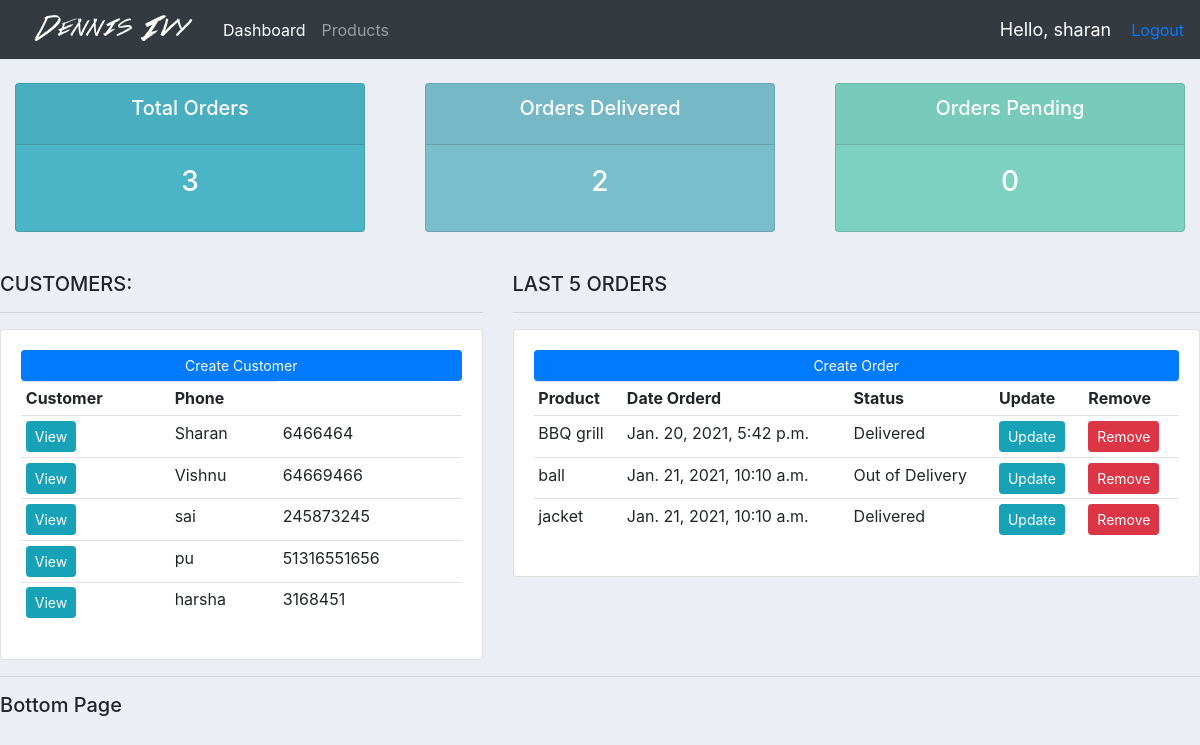
The app's page / (signed in) with its own data.
### accounts/models.py (models this page shows, shortened)
class Customer(models.Model):
    name = models.CharField(max_length=200, null=True) #(blank=True) raises IntegrityError if blank
    phone = models.CharField(max_length=200,null=True) #(null=True) NULL allowed, but will never be set as NULL
    email = models.CharField(max_length=200,null=True)
    date_created = models.DateTimeField(auto_now_add=True,null=True)

class Order(models.Model):
    STATUS = (('Pending','Pending'),
              ('Out of Delivery','Out of Delivery'),
              ('Delivered','Delivered'),
             )
    customer = models.ForeignKey(Customer,null=True,on_delete=models.SET_NULL)
    product =  models.ForeignKey(Product,null=True,on_delete=models.SET_NULL)
    date_created = models.DateTimeField(auto_now_add=True,null=True)
    status = models.CharField(max_length=200,null=True,choices=STATUS)

class Product(models.Model):
    CATEGORY = (('Indoor','Indoor'),
                ('Outdoor','Outdoor'),
               )
    name = models.CharField(max_length=200, null=True)
    price = models.FloatField(null=True)
    category = models.CharField(max_length=200, null=True,choices=CATEGORY)
    description = models.CharField(max_length=200, null=True ,blank=True)
    data_created = models.DateTimeField(auto_now_add=True,null=True)
    tags = models.ManyToManyField(Tag)
    def __str__(self):
        return self.name

### accounts/views.py (the view)
# urls.py: path('', views.home,name = 'home'),
@login_required(login_url='login_page')
def home(request):
     customers = Customer.objects.all()
     orders = Order.objects.all()
     total_customers = customers.count()
     total_orders = orders.count()
     delivered = orders.filter(status='Delivered').count()
     pending = orders.filter(status='Pending').count()
     return render(request,'accounts/Dashboard.html',{'customers':customers,'orders':orders,
     'total_orders':total_orders,'delivered':delivered,'pending':pending})

### accounts/Templates/accounts/Dashboard.html
{% extends 'accounts/main.html'%}
{% block content %}
{% include 'accounts/status.html'%}
<br>
<div class="row">
	<div class="col-md-5">
		<h5>CUSTOMERS:</h5>
		<hr>
		<div class="card card-body">
			<a class="btn btn-primary  btn-sm btn-block" href="">Create Customer</a>
			<table class="table table-sm">
				<tr>
					<th>Customer</th>
					<th>Phone</th>
					{% for customer in customers %}
				    <tr>
						<td><a class="btn btn-sm btn-info" href="{% url 'customers' customer.id %}">View</a></td>
					<td>{{customer.name}}</td>
					<td>{{customer.phone}}</td>
				    </tr>
					{%endfor %}
				</tr>
			</table>
		</div>
	</div>
	<div class="col-md-7">
		<h5>LAST 5 ORDERS</h5>
		<hr>
		<div class="card card-body">
			<a class="btn btn-primary  btn-sm btn-block" href="{% url 'createorder' %}">Create Order</a>
			<table class="table table-sm">
				<tr>
					<th>Product</th>
					<th>Date Orderd</th>
					<th>Status</th>
					<th>Update</th>
					<th>Remove</th>
					{% for order in orders %}
				    <tr>
					<td>{{order.product}}</td>
					<td>{{order.date_created}}</td>
					<td>{{order.status}}</td>
					<td><a class = "btn btn-sm btn-info" href = "{% url 'updateorder' order.id %}">Update</td>
					<td><a class = "btn btn-sm btn-danger" href = "{% url 'deleteorder' order.id %}">Remove</td>
				    </tr>
					{%endfor %}
				</tr>
			</table>
		</div>
	</div>
</div>
{% endblock %}

### accounts/Templates/accounts/main.html (shortened to what this page needs)
{% load static %}
<!DOCTYPE html>
<html lang="en">
<head>
    <link rel="stylesheet" href="https://stackpath.bootstrapcdn.com/bootstrap/4.3.1/css/bootstrap.min.css">
    <link rel ='stylesheet' type = 'text/css' href = "{% static '/css/main.css'%}">
</head>
<body>
    {% include 'accounts/navbar.html'%}
    {% block content %}
    {% endblock %}
    <hr>
    <h5>Bottom Page</h5>
</body>
</html>

### accounts/Templates/accounts/navbar.html (shortened to what this page needs)
{%load static%}
<nav class="navbar navbar-expand-lg navbar-dark bg-dark">
    <img src = "{%static '/images/logo.png'%}">
    <div class="collapse navbar-collapse" id="navbarNav">
      <ul class="navbar-nav">
        <li class="nav-item active">
          <a class="nav-link" href="{% url 'home' %}">Dashboard</a>
        </li>
        <li class="nav-item">
          <a class="nav-link" href="{% url 'products' %}">Products</a>
        </li>
      </ul>
    </div>
    <span class="hello-msg">Hello, {{request.user}}</span>
  <span><a href = "{% url 'logout_page' %}">Logout</a></span>
  </nav>

### accounts/Templates/accounts/status.html
<br>
<div class="row">
	<div class="col">
		<div class="col-md">
			<div class="card text-center text-white  mb-3" id="total-orders">
			  	<div class="card-header">
					  <h5 class="card-title">Total Orders</h5>
			  	</div>
			  	<div class="card-body">
			    	<h3 class="card-title">{{total_orders}}</h3>
			  	</div>
			</div>
		</div>
	</div>
	<div class="col">
		<div class="col-md">
			<div class="card text-center text-white  mb-3" id="orders-delivered">
			  	<div class="card-header">
					  <h5 class="card-title">Orders Delivered</h5>
			  	</div>
			  	<div class="card-body">
			    	<h3 class="card-title">{{delivered}}</h3>
			  	</div>
			</div>
		</div>
	</div>
	<div class="col">
		<div class="col-md">
			<div class="card text-center text-white  mb-3" id="orders-pending">
			  	<div class="card-header">
					  <h5 class="card-title">Orders Pending</h5>
			  	</div>
			  	<div class="card-body">
			    	<h3 class="card-title">{{pending}}</h3>
			  	</div>
			</div>
		</div>
	</div>
</div>

### static/css/main.css (style rules this page uses)
body { background-color: #ebeff5; }
#total-orders { background-color: #4cb4c7; }
#orders-delivered { background-color: #7abecc; }
#orders-pending { background-color: #7CD1C0; }

### accounts/Templates/accounts/navbar.html (style rules this page uses)
.hello-msg { font-size: 18px; color: #fff; margin-right: 20px; }

### records on screen
Customer: name "Sharan", phone "6466464"
Customer: name "Vishnu", phone "64669466"
Customer: name "sai", phone "245873245"
Customer: name "pu", phone "51316551656"
Customer: name "harsha", phone "3168451"
Order: product "BBQ grill", date_created "Jan. 20, 2021, 5:42 p.m.", status "Delivered"
Order: product "ball", date_created "Jan. 21, 2021, 10:10 a.m.", status "Out of Delivery"
Order: product "jacket", date_created "Jan. 21, 2021, 10:10 a.m.", status "Delivered"

### other values on screen
{{ request.user }} "sharan"
{{ total_orders }} "3"
{{ delivered }} "2"
{{ pending }} "0"
